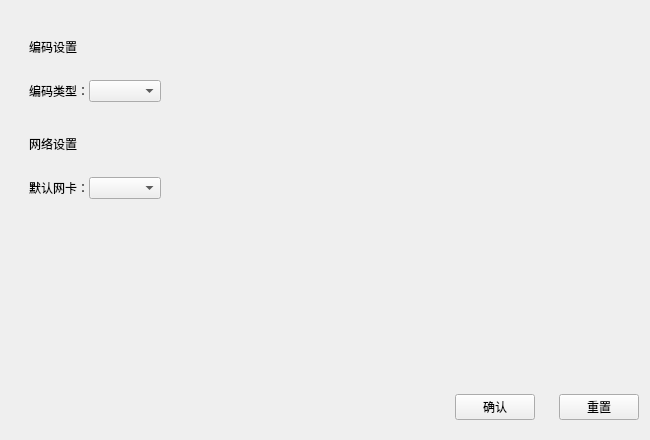
<?xml version="1.0" encoding="UTF-8"?>
<ui version="4.0">
 <class>WidgetAppSetting</class>
 <widget class="QWidget" name="WidgetAppSetting">
  <property name="geometry">
   <rect>
    <x>0</x>
    <y>0</y>
    <width>650</width>
    <height>440</height>
   </rect>
  </property>
  <property name="windowTitle">
   <string>Form</string>
  </property>
  <layout class="QGridLayout" name="gridLayout">
   <item row="0" column="0">
    <widget class="QWidget" name="widgetSettingBase" native="true">
     <property name="background" stdset="0">
      <bool>true</bool>
     </property>
     <layout class="QGridLayout" name="gridLayout_2">
      <property name="leftMargin">
       <number>0</number>
      </property>
      <property name="topMargin">
       <number>0</number>
      </property>
      <property name="rightMargin">
       <number>0</number>
      </property>
      <property name="bottomMargin">
       <number>9</number>
      </property>
      <property name="spacing">
       <number>0</number>
      </property>
      <item row="1" column="0">
       <layout class="QHBoxLayout" name="horizontalLayout">
        <property name="spacing">
         <number>24</number>
        </property>
        <item>
         <spacer name="horizontalSpacer">
          <property name="orientation">
           <enum>Qt::Horizontal</enum>
          </property>
          <property name="sizeHint" stdset="0">
           <size>
            <width>40</width>
            <height>20</height>
           </size>
          </property>
         </spacer>
        </item>
        <item>
         <widget class="QPushButton" name="btnOk">
          <property name="text">
           <string>确认</string>
          </property>
          <property name="Ok" stdset="0">
           <bool>true</bool>
          </property>
         </widget>
        </item>
        <item>
         <widget class="QPushButton" name="btnReset">
          <property name="text">
           <string>重置</string>
          </property>
          <property name="Ok" stdset="0">
           <bool>true</bool>
          </property>
         </widget>
        </item>
       </layout>
      </item>
      <item row="0" column="0">
       <widget class="QWidget" name="widgetSettingItems" native="true">
        <property name="sizePolicy">
         <sizepolicy hsizetype="Preferred" vsizetype="Expanding">
          <horstretch>0</horstretch>
          <verstretch>0</verstretch>
         </sizepolicy>
        </property>
        <property name="styleSheet">
         <string notr="true"/>
        </property>
        <layout class="QGridLayout" name="gridLayout_4">
         <item row="0" column="0">
          <widget class="QWidget" name="widget" native="true">
           <layout class="QGridLayout" name="gridLayout_3">
            <property name="topMargin">
             <number>18</number>
            </property>
            <property name="verticalSpacing">
             <number>24</number>
            </property>
            <item row="0" column="0">
             <widget class="QLabel" name="label_2">
              <property name="styleSheet">
               <string notr="true">font: 700 11pt &quot;Microsoft YaHei UI&quot;;</string>
              </property>
              <property name="text">
               <string>编码设置</string>
              </property>
             </widget>
            </item>
            <item row="1" column="0">
             <layout class="QHBoxLayout" name="horizontalLayout_2">
              <item>
               <widget class="QLabel" name="label">
                <property name="text">
                 <string>编码类型：</string>
                </property>
                <property name="Mark" stdset="0">
                 <bool>false</bool>
                </property>
               </widget>
              </item>
              <item>
               <widget class="QComboBox" name="cbbCodeType"/>
              </item>
              <item>
               <spacer name="horizontalSpacer_2">
                <property name="orientation">
                 <enum>Qt::Horizontal</enum>
                </property>
                <property name="sizeHint" stdset="0">
                 <size>
                  <width>40</width>
                  <height>20</height>
                 </size>
                </property>
               </spacer>
              </item>
             </layout>
            </item>
           </layout>
          </widget>
         </item>
         <item row="2" column="0">
          <spacer name="verticalSpacer">
           <property name="orientation">
            <enum>Qt::Vertical</enum>
           </property>
           <property name="sizeHint" stdset="0">
            <size>
             <width>20</width>
             <height>310</height>
            </size>
           </property>
          </spacer>
         </item>
         <item row="1" column="0">
          <widget class="QWidget" name="widget_2" native="true">
           <layout class="QGridLayout" name="gridLayout_5">
            <property name="topMargin">
             <number>18</number>
            </property>
            <property name="verticalSpacing">
             <number>24</number>
            </property>
            <item row="0" column="0">
             <widget class="QLabel" name="label_3">
              <property name="styleSheet">
               <string notr="true">font: 700 11pt &quot;Microsoft YaHei UI&quot;;</string>
              </property>
              <property name="text">
               <string>网络设置</string>
              </property>
             </widget>
            </item>
            <item row="1" column="0">
             <layout class="QHBoxLayout" name="horizontalLayout_3">
              <item>
               <widget class="QLabel" name="label_4">
                <property name="text">
                 <string>默认网卡：</string>
                </property>
                <property name="Mark" stdset="0">
                 <bool>false</bool>
                </property>
               </widget>
              </item>
              <item>
               <widget class="QComboBox" name="cbbNetworkCard"/>
              </item>
              <item>
               <spacer name="horizontalSpacer_3">
                <property name="orientation">
                 <enum>Qt::Horizontal</enum>
                </property>
                <property name="sizeHint" stdset="0">
                 <size>
                  <width>40</width>
                  <height>20</height>
                 </size>
                </property>
               </spacer>
              </item>
             </layout>
            </item>
           </layout>
          </widget>
         </item>
        </layout>
       </widget>
      </item>
     </layout>
    </widget>
   </item>
  </layout>
 </widget>
 <resources/>
 <connections/>
</ui>
